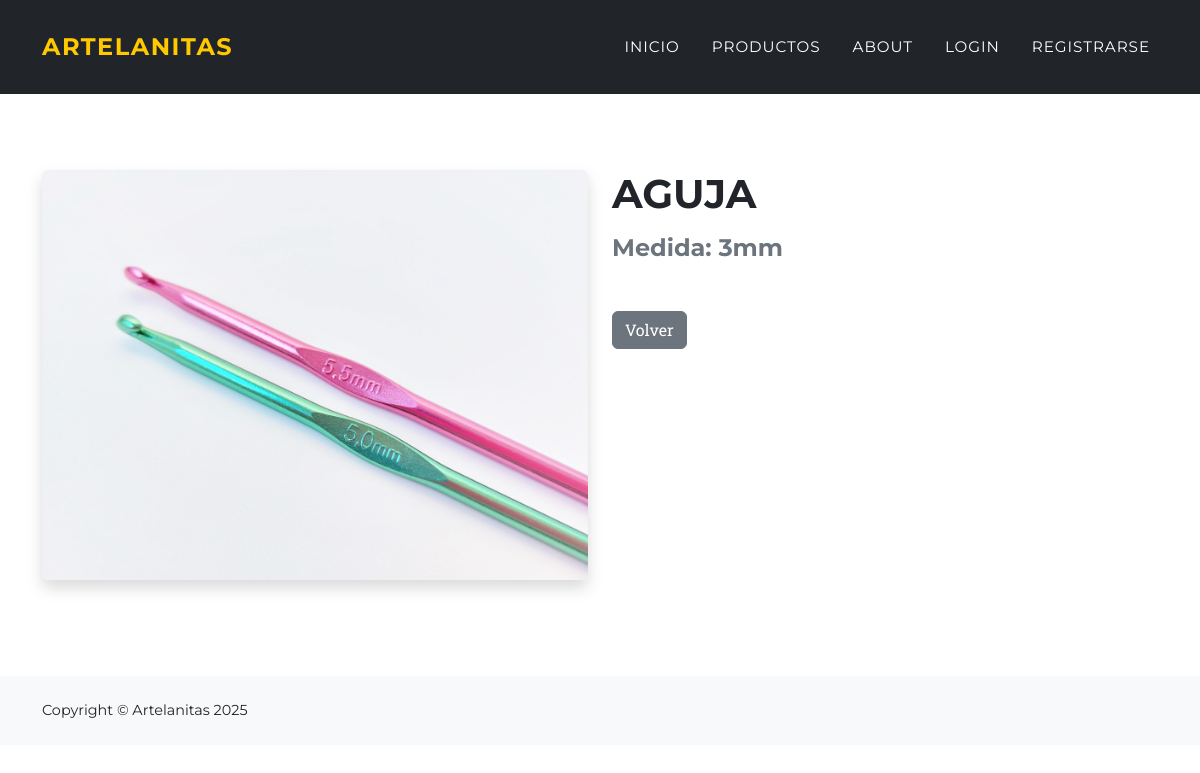
The app's page /herramienta/2/ with its own data.
### negocio/models.py (models this page shows, shortened)
class Herramienta(models.Model):
    nombre = models.CharField(max_length=50) # Ej: Aguja Crochet
    medida = models.CharField(max_length=20) # Ej: 3mm
    precio = models.IntegerField()
    imagen = models.ImageField(upload_to='herramientas/', blank=True, null=True)
    fecha_creacion = models.DateTimeField(default=timezone.now)

### negocio/views.py (the view)
# urls.py: path('herramienta/<int:pk>/', views.HerramientaDetail.as_view(), name='herramienta_detail'),
class HerramientaDetail(DetailView):
    model = Herramienta
    template_name = "negocio/detalle_herramienta.html"

### negocio/templates/negocio/detalle_herramienta.html (shortened to what this page needs)
{% extends "negocio/base.html" %}
{% block content %}
<section class="page-section" style="padding-top: 120px;">
    <div class="container">
        <div class="row">
            <div class="col-md-6">
                {% if object.imagen %}
                    <img class="img-fluid rounded shadow" src="{{ object.imagen.url }}" alt="{{ object.nombre }}">
                {% else %}
                    <img class="img-fluid rounded shadow" src="https://dummyimage.com/600x400/dee2e6/6c757d.jpg" alt="...">
                {% endif %}
            </div>
            <div class="col-md-6">
                <h2 class="section-heading text-uppercase">{{ object.nombre }}</h2>
                <h4 class="text-muted">Medida: {{ object.medida }}</h4>
                <div class="mt-5">
                    <a href="{% url 'inicio' %}" class="btn btn-secondary">Volver</a>
                </div>
            </div>
        </div>
    </div>
</section>
{% endblock %}

### records on screen
Herramienta: imagen (picture), nombre "AGUJA", medida "3mm"
